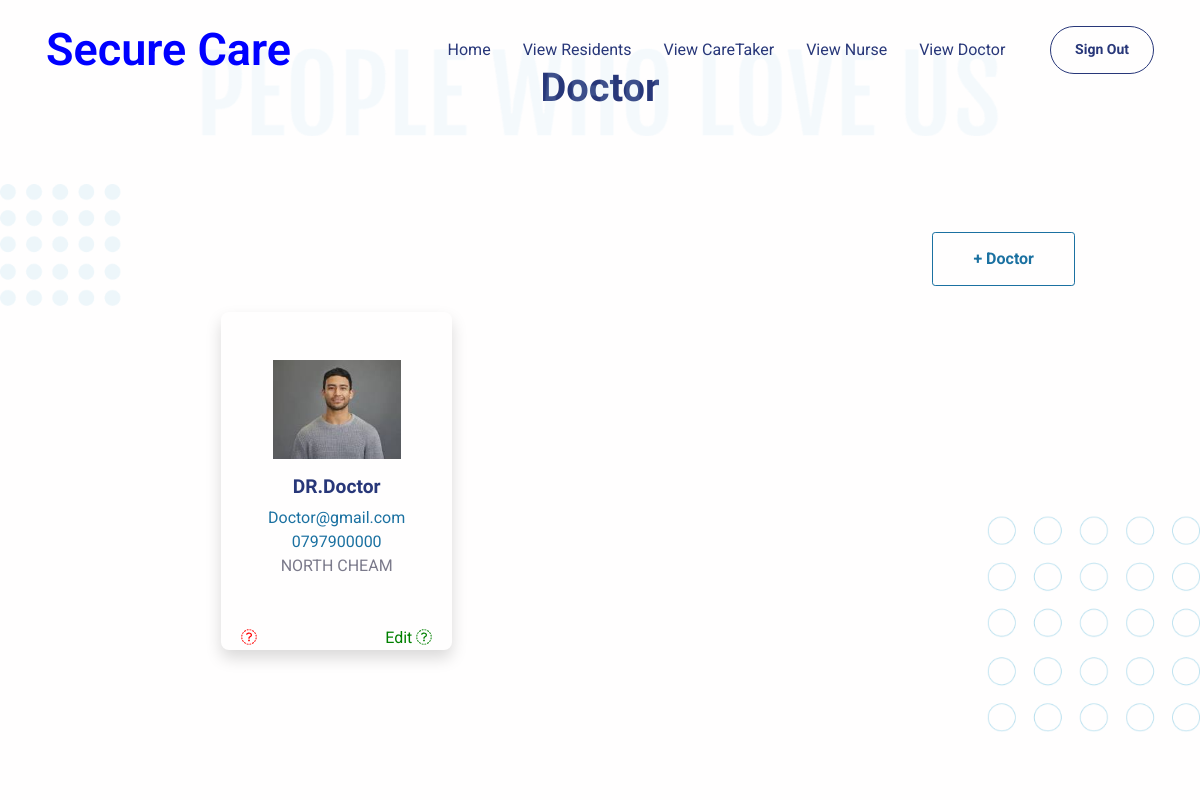
Page /viewDoctor/ on the committed database.
### myapp/models.py (models this page shows)
class Doctor(models.Model):
    login=models.ForeignKey(Login,on_delete=models.CASCADE,null=True)
    name=models.CharField(max_length=100)
    email=models.CharField(max_length=100)
    password=models.CharField(max_length=100,null=True)
    phone=models.CharField(max_length=100)
    address=models.CharField(max_length=100,null=True)
    image = models.FileField(upload_to="file", null= True)

### myapp/views.py (the view)
# urls.py: path('viewDoctor/',views.viewDoctor),
def viewDoctor(request):
    data = Doctor.objects.all()
    return render(request, "ADMIN/viewDoctor.html", {'data': data})

### templates/ADMIN/viewDoctor.html (shortened to what this page needs)
{% extends 'ADMIN/common.html' %}
{% block content %}
  {% load static %}
  <link rel="stylesheet" href="https://cdnjs.cloudflare.com/ajax/libs/font-awesome/6.0.0-beta3/css/all.min.css" />
  <section class="py-5">
    <div class="container">
      <div class="row">
        <div class="col-12 py-3">
          <div class="bg-holder bg-size" style="background-image:url({% static 'assets/img/gallery/people.png' %});background-position:top center;background-size:contain;"></div>
          <h1 class="text-center">Doctor</h1>
        </div>
      </div>
    </div>
  </section>
  <section class="py-5">
    <div class="bg-holder bg-size" style="background-image:url({% static 'assets/img/gallery/doctors-bg.png' %});background-position:top center;background-size:contain;"></div>
    <div class="container">
      <div class="row flex-center">
        <div class="col-xl-10 px-0">
          <div class="carousel slide" id="carouselExampleDark" data-bs-ride="carousel">
            <div class="carousel-inner">
              <div class="carousel-item active" data-bs-interval="10000">
                <a href="/addDoctor" style="float: right;font-weight: 900;"><button class="btn btn-outline-secondary">+ Doctor</button></a>
                <div class="row h-100 m-lg-7 mx-3 mt-6 mx-md-4 my-md-7">
                  {% if data %}
                    {% for i in data %}
                      <div class="col-md-4 mb-8 mb-md-0">
                        <div class="card card-span h-100 shadow">
                          <div class="card-body d-flex flex-column flex-center py-5">
                            <img src="../static/media/{{ i.image }}" width="128" alt="{{ i.image }}" />
                            <h5 class="mt-3" style="text-transform: capitalize;">DR.{{ i.name }}</h5>
                            <p class="mb-0 fs-l-1">{{ i.email }}</p>
                            <p class="mb-0 fs-l-1">{{ i.phone }}</p>
                            <p class="text-600 mb-0">{{ i.address }}</p>
                          </div>
                          <div>
                            <a href="/deleteDoctor?id={{ i.login_id }}" style="margin: 20px; color: red;"><i class="fa-sharp fa-solid fa-trash"></i></a>
                            <a href="/updateDoctor?id={{ i.id }}" style="float: right;margin: 0px 20px;  color: green;">Edit <i class="fa-sharp fa-solid fa-pencil"></i></a>
                          </div>
                        </div>
                      </div>
                    {% endfor %}
                  {% else %}
                    <div class="col-md-4 mb-8 mb-md-0">
                      <H1 style="margin: 100px;">No Datas</H1>
                    </div>
                  {% endif %}
                  <br />
                </div>
              </div>
            </div>
          </div>
        </div>
      </div>
    </div>
  </section>
{% endblock %}

### rows in the picture
Doctor: image (picture), name "Doctor", email "Doctor@gmail.com", phone "0797900000", address "NORTH CHEAM"
